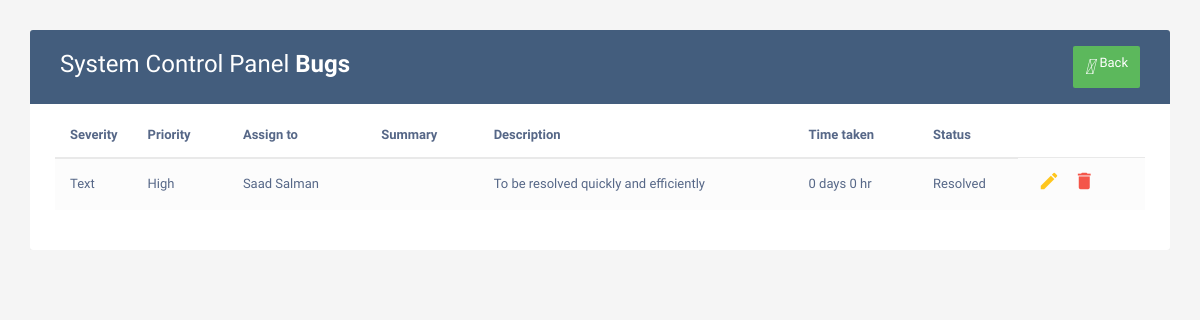
Before: /viewproject/34 (signed in) with the older database file.
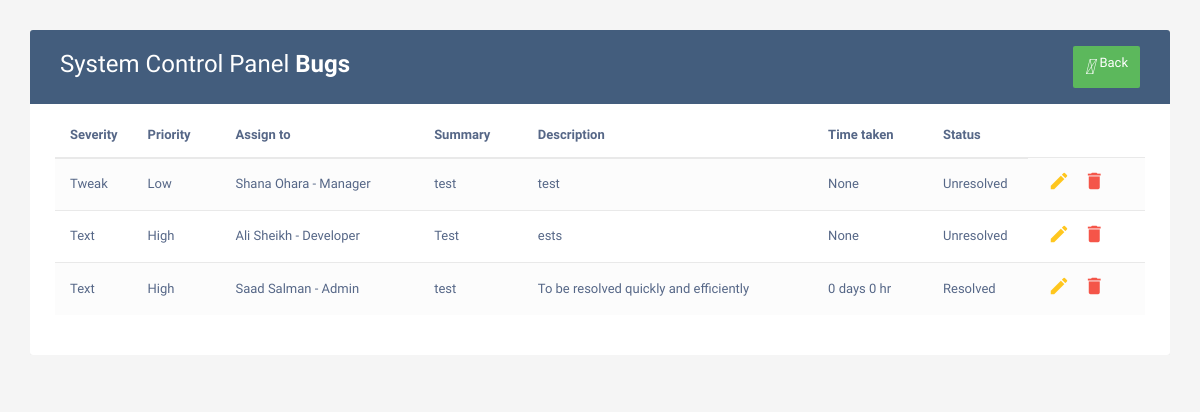
After: the same page with the newer database file.
### home/models.py (models this page shows, shortened)
class Bug(models.Model):
    project = models.CharField(max_length=122,null=True)
    Severity = models.CharField(max_length=122,null=True)
    Priority = models.CharField(max_length=122,null=True)
    Assign = models.CharField(max_length=122,null=True)
    Summary = models.TextField(null=True)
    Desc = models.TextField(null=True)
    date = models.DateField()
    Image = models.ImageField(upload_to='images/')
    status = models.CharField(max_length=50,default='Unresolved')
    created = models.DateTimeField(auto_now_add = True)
    ended = models.DateField(null=True,blank=True)
    timetaken = models.CharField(max_length=50,null=True,blank=True)
    reportedby = models.CharField(max_length=50)
    resolvedby = models.CharField(max_length=100,blank=True,null=True)

### home/views.py (the view)
# urls.py: path('viewproject/<int:id>',views.viewproject,name='View Project'),
@login_required
def viewproject(request,id):
    project = Project.objects.get(id=id)
    unresolved = Bug.objects.filter(project=project.Pname,status='Unresolved')
    resolved = Bug.objects.filter(project=project.Pname,status='Resolved')
    context = {
        'project':project,
        'unresolved':unresolved,
        'resolved':resolved,
    }
    return render(request,'viewproject.html',context)

### templates/viewproject.html (shortened to what this page needs)
<!DOCTYPE html>
<html lang="en">
<head>
<link rel="stylesheet" href="https://maxcdn.bootstrapcdn.com/font-awesome/4.7.0/css/font-awesome.min.css">
<link rel="stylesheet" href="https://maxcdn.bootstrapcdn.com/bootstrap/3.3.7/css/bootstrap.min.css">
</head>
<body>
    <div class="container">
        <div class="table-responsive">
            <div class="table-wrapper">
                <div class="table-title">
                    <div class="row">
                        <div class="col-xs-6">
                            <h2>{{project.Pname}} <b>Bugs</b></h2>
                        </div>
                        <div class="col-xs-6">
							<a href="/project" class="btn btn-success" data-toggle="modal"><i>&#xE147;</i> <span>Back</span></a>
                        </div>
                    </div>
                </div>
                <table class="table table-striped table-hover">
                    <thead>
                        <tr>
                            <th>Severity</th>
                            <th>Priority</th>
                            <th>Assign to</th>
                            <th>Summary</th>
                            <th>Description</th>
                            <th>Time taken</th>
							<th>Status</th>
                        </tr>
                    </thead>
                    <tbody>
                        {% for item in unresolved %}
                        <tr>
                            <td> {{item.Severity}} </td>
                            <td> {{item.Priority}} </td>
                            <td> {{item.Assign}} </td>
                            <td> {{item.Summary}} </td>
                            <td> {{item.Desc}} </td>
                            <td> {{item.timetaken}} </td>
							<td> {{item.status}} </td>
                            <td>
                                <a href="/editbug/{{item.id}}" class="edit" data-toggle="modal"><i class="material-icons" data-toggle="tooltip" title="Edit">&#xE254;</i></a>
                                <a href="/deletebug/{{item.id}}" class="delete" data-toggle="modal"><i class="material-icons" data-toggle="tooltip" title="Delete">&#xE872;</i></a>
                            </td>
                        </tr>
                        {% endfor %}
                        {% for item in resolved %}
                        <tr>
                            <td> {{item.Severity}} </td>
                            <td> {{item.Priority}} </td>
                            <td> {{item.Assign}} </td>
                            <td> {{item.Summary}} </td>
                            <td> {{item.Desc}} </td>
                            <td> {{item.timetaken}} </td>
							<td> {{item.status}} </td>
                            <td>
                                <a href="/editbug/{{item.id}}" class="edit" data-toggle="modal"><i class="material-icons" data-toggle="tooltip" title="Edit">&#xE254;</i></a>
                                <a href="/deletebug/{{item.id}}" class="delete" data-toggle="modal"><i class="material-icons" data-toggle="tooltip" title="Delete">&#xE872;</i></a>
                            </td>
                        </tr>
                        {% endfor %}
                    </tbody>
                </table>
            </div>
        </div>
    </div>
</body>

Changed rows visible on the page:
added Bug: Severity "Tweak", Priority "Low", Assign "Shana Ohara - Manager", Summary "test", Desc "test", timetaken "None", status "Unresolved", shown under "System Control Panel Bugs"
added Bug: Severity "Text", Priority "High", Assign "Ali Sheikh - Developer", Summary "Test", Desc "ests", timetaken "None", status "Unresolved", shown under "System Control Panel Bugs"
changed Bug "To be resolved quickly and efficiently": Assign "Saad Salman" → "Saad Salman - Admin"; Summary (not shown) → "test"
